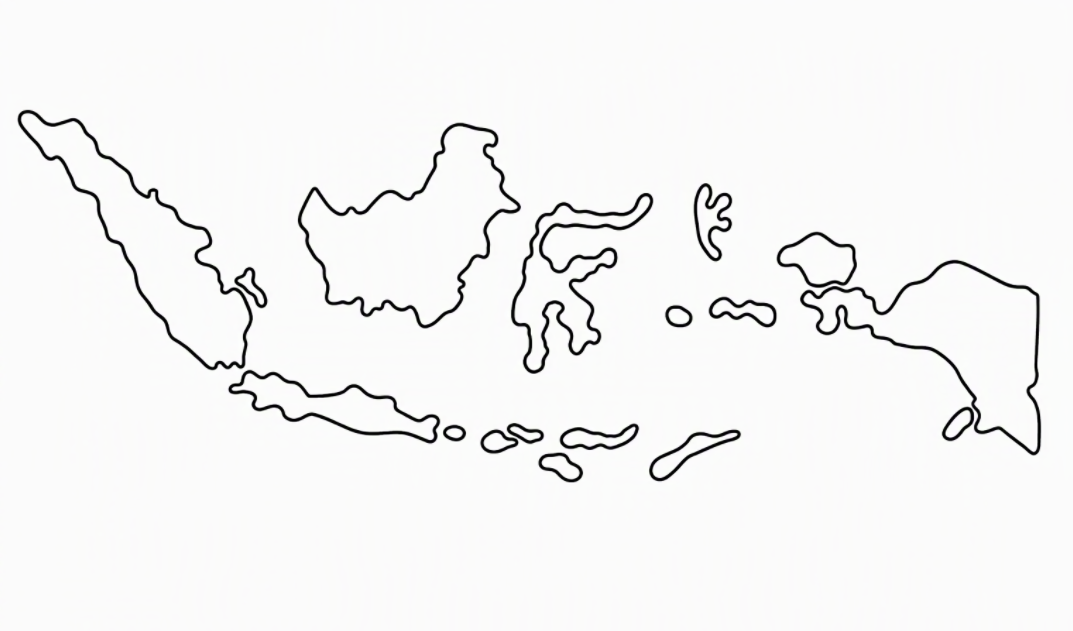
#> input picture Images/Indonesia/indonesia.png, 1073 x 631 px, found by its file name
$ python grid_search_mst.py
#> lines starting #> are read from the running program, lines starting #| are printed output that depends on the picture; after the words box and inside, x2 and y2 are one past the last pixel; in counts of white or black regions, pixels touching at a corner belong together
### Pre_Processing/graph_formulation.py
"""
Graph Formulation (Sections 2.1.1 - 2.1.4)
Handles image binarisation, stroke-width rescaling, Lee's skeletonisation,
Rutovitz crossing numbers, junction-blob clustering, RDP simplification,
and loop-safe junction merging.
"""

import numpy as np
from PIL import Image
from scipy import ndimage
from scipy.spatial import cKDTree
from skimage.morphology import skeletonize
import networkx as nx
import matplotlib.pyplot as plt

OFFSETS = [
    (-1, -1), (-1, 0), (-1, 1),
    ( 0, -1),          ( 0, 1),
    ( 1, -1), ( 1, 0), ( 1, 1),
]


# ==========================================================
# 1. PRE-PROCESSING, RESCALING & BINARISATION (2.1.1)
# ==========================================================

def load_and_scale_image(
    image_path,
    input_stroke_width=8.0,
    target_stroke_width=4.0,
    threshold=128,
):
    """
    Loads an image, flattens alpha onto white, binarises, crops tightly to
    foreground content, and downscales if input_stroke_width > target_stroke_width
    for clean medial-axis thinning.
    """
#> called with image_path = 'images/indonesia/Indonesia.png', input_stroke_width = 10, target_stroke_width = 10, threshold = 128
    with Image.open(image_path) as img:
#> img is the input picture: PIL image 1073x631 RGBA; mean R, G, B, A 244.6, 244.7, 244.5, 255
        if img.mode in ("RGBA", "LA") or (img.mode == "P" and "transparency" in img.info):
            rgba = img.convert("RGBA")
            white = Image.new("RGBA", rgba.size, (255, 255, 255, 255))
#> white: PIL image 1073x631 RGBA; every value is 255
            gray_img = Image.alpha_composite(white, rgba).convert("L")
        else:
            gray_img = img.convert("L")

        arr = np.array(gray_img, dtype=np.uint8)

    binary = arr < threshold
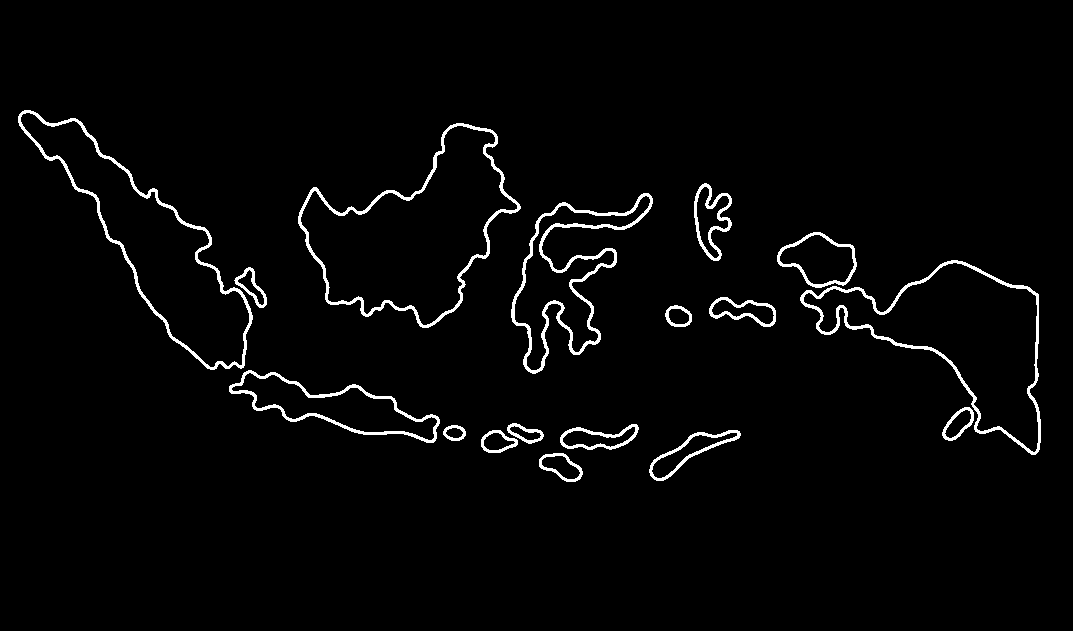
#> binary: shape (631, 1073) bool; 2.6% white; 17 white regions, largest, box (x1, y1, x2, y2) and area: (511, 193, 653, 374) 2866, (18, 110, 253, 370) 2664, (800, 260, 1041, 455) 2649
    if np.sum(binary) > binary.size / 2:
        binary = ~binary

    active = np.argwhere(binary)
#> active = 17580 pairs, first value 110 to 481, second value 18 to 1040
    if len(active) == 0:
        padded = np.pad(binary, pad_width=1, mode="constant", constant_values=False)
        return padded, 1.0, float(np.hypot(*padded.shape))

    r_min, c_min = active.min(axis=0)
#> r_min = 110; c_min = 18
    r_max, c_max = active.max(axis=0) + 1
#> r_max = 482; c_max = 1041
    cropped = binary[r_min:r_max, c_min:c_max]
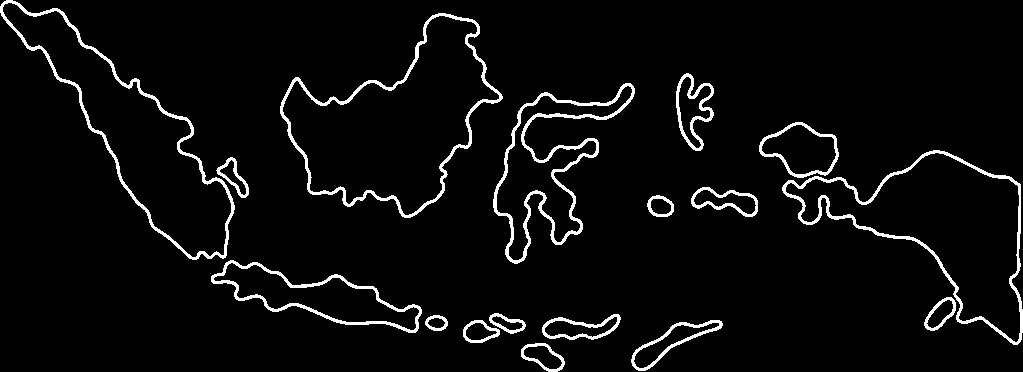
#> cropped: shape (372, 1023) bool; 4.6% white; 17 white regions, largest, box (x1, y1, x2, y2) and area: (493, 83, 635, 264) 2866, (0, 0, 235, 260) 2664, (782, 150, 1023, 345) 2649

    h_orig, w_orig = cropped.shape
    orig_diag = float(np.hypot(h_orig, w_orig))
#> (the rest of the program and of its run is left out)
